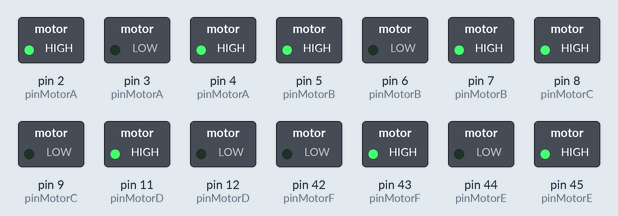
The sketch below on a simulated Arduino Mega 2560, built with avr-gcc and run on an emulated ATmega2560. Parts: switched loads named in the sketch (green lamp = pin HIGH).

Above: at 1.1 s.
At 12.1 s:
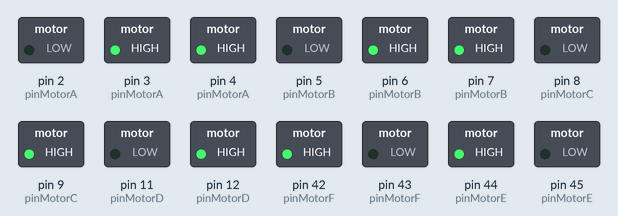
Timing chart, 0 to 13.6 s (numbered marks = the images above):
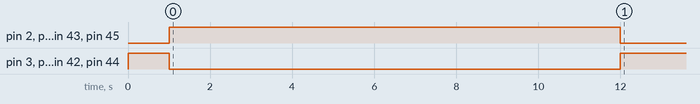

The sketch:

SubirBajar.ino
```cpp
const int Nsensores = 6; // Número de sensores

// Definiciones de pines para los motores
const int pinMotorA[3] = {4, 2, 3}; // ENA, IN1, IN2
const int pinMotorB[3] = {7, 5, 6}; // ENB, IN3, IN4
const int pinMotorC[3] = {10, 8, 9}; // ENC, IN5, IN6
const int pinMotorD[3] = {13, 11, 12}; // END, IN7, IN8
const int pinMotorE[3] = {47, 45, 44}; // ENE, IN9, IN10
const int pinMotorF[3] = {46, 43, 42}; // ENF, IN11, IN12

const int* pinMotors[Nsensores] = {pinMotorA, pinMotorB, pinMotorC, pinMotorD, pinMotorE, pinMotorF};

const int speed = 255; // Velocidad de los motores
const float medida[Nsensores] = {22, 22, 22, 22, 22, 22}; // Medidas objetivo en cm

// Estructura para los datos de los sensores
struct datosSensor {
  float a;
  float b;
};

datosSensor sensor[Nsensores];

// Función para calcular la distancia
float distan(int pin, int muestras, struct datosSensor s) {
  long suma = 0;
  for (int i = 0; i < muestras; i++) {
    suma += analogRead(pin);
  }
  float adc = suma / muestras;
  float distancia_cm = s.a * pow(adc, s.b);
  return distancia_cm;
}

void setup() {
  Serial.begin(9600);

  // Configuración de pines de salida para los motores
  for (int i = 0; i < Nsensores; i++) {
    pinMode(pinMotors[i][0], OUTPUT); // ENx
    pinMode(pinMotors[i][1], OUTPUT); // IN1
    pinMode(pinMotors[i][2], OUTPUT); // IN2
  }

  // Inicialización de datos de sensores
  for (int i = 0; i < Nsensores; i++) {
    sensor[i].a = 17569.7;
    sensor[i].b = -1.2062;
  }

  // Empezamos desde posición 0:
  for (int i = 0; i < Nsensores; i++) {
    moveBackward(pinMotors[i], speed);
  }

  delay(1000); // Para que de tiempo a llegar abajo

  for (int i = 0; i < Nsensores; i++) {
    moveForward(pinMotors[i], speed);
  }

  delay(11000);} //


void loop() {
   for (int i = 0; i < Nsensores; i++) {
   moveBackward(pinMotors[i],speed); }

  }


// FUNCIONES PARA CONTROLAR LOS MOTORES
void moveForward(const int* pinMotor, int speed) {
  digitalWrite(pinMotor[1], HIGH);
  digitalWrite(pinMotor[2], LOW);
  analogWrite(pinMotor[0], speed);
}

void moveBackward(const int* pinMotor, int speed) {
  digitalWrite(pinMotor[1], LOW);
  digitalWrite(pinMotor[2], HIGH);
  analogWrite(pinMotor[0], speed);
}

void fullStop(const int* pinMotor) {
  digitalWrite(pinMotor[1], LOW);
  digitalWrite(pinMotor[2], LOW);
  analogWrite(pinMotor[0], 0);
}
```

Measured:
- by itself, pin 2 (pinMotorA), pin 5 (pinMotorB), pin 8 (pinMotorC), pin 11 (pinMotorD), pin 43 (pinMotorF), pin 45 (pinMotorE): HIGH → LOW at 12.0 s
- by itself, pin 3 (pinMotorA), pin 6 (pinMotorB), pin 9 (pinMotorC), pin 12 (pinMotorD), pin 42 (pinMotorF), pin 44 (pinMotorE): HIGH → LOW at 1.0 s, → HIGH 11.0 s later
